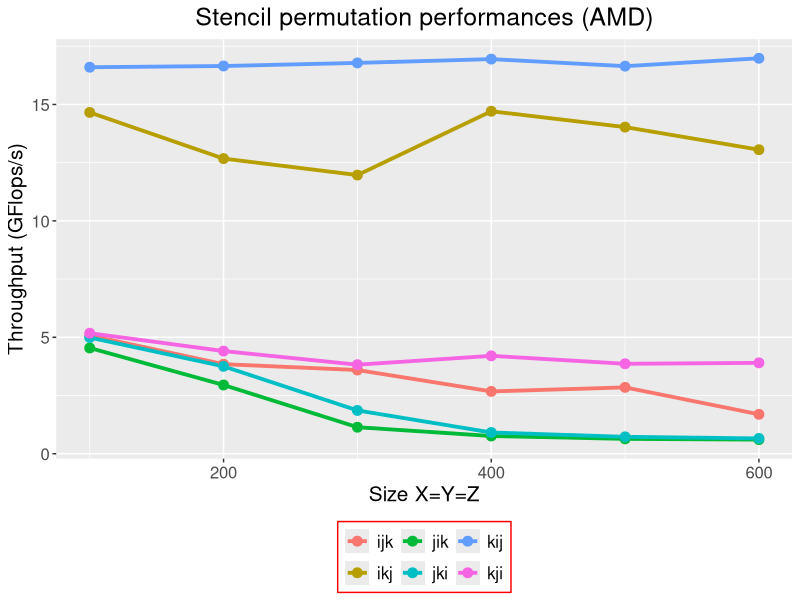
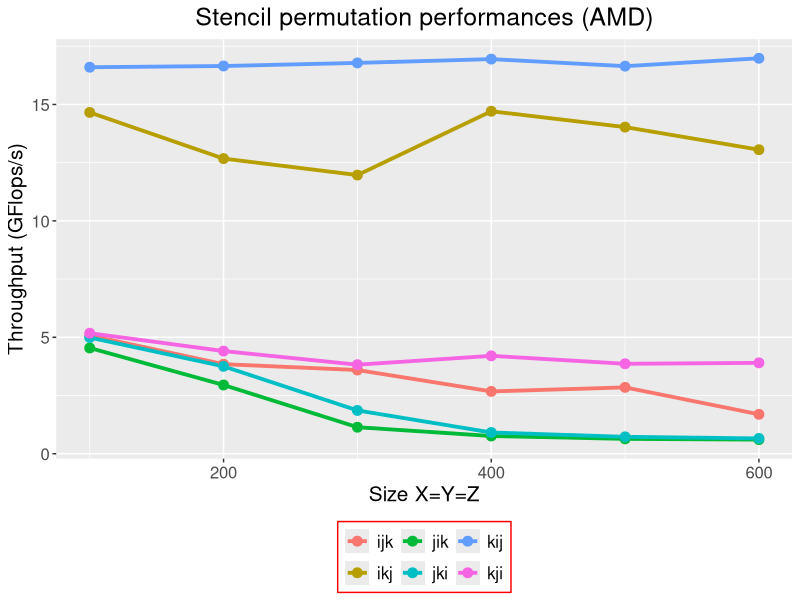

The R script that drew these images, in order:
setwd("/Users/alexis/Project/Stencil3D/data")
library(ggplot2)
library("reshape2")


data = read.csv("stencil_permutation.csv")

p = ggplot(data, aes(x=size, y=throughput, group=permutation, color=permutation))+
  geom_line(size=1.3) +
  geom_point(size=3) +
  ggtitle("Stencil permutation performances (AMD)") +
  xlab("Size X=Y=Z") + ylab("Throughput (GFlops/s)") +
  theme( legend.position="bottom",
           legend.title = element_blank(),
         legend.background = element_rect(color = "red"),
           legend.box.just="right",
           plot.title = element_text(hjust = 0.5),
           text = element_text(size=15))

p
ggsave(plot = p, filename = "permutation.png")

